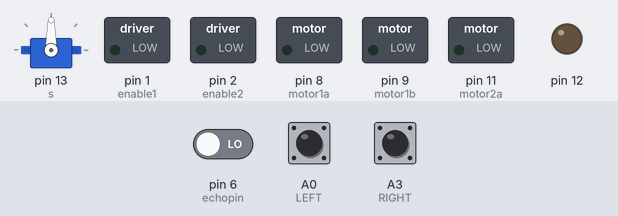
Bench run of a sketch on a simulated Arduino Uno, built with avr-gcc and run on an emulated ATmega328P. On the bench: servo, switched loads named in the sketch (green lamp = pin HIGH), output pins drawn as LEDs (lit = HIGH). Inputs (shaded band) come from the test bench; at power-on: A0 (LEFT) HIGH, A3 (RIGHT) HIGH, pin 6 (echopin) LOW. Pins used as bus, display or sensor lines are not drawn.

Above: at 6.6 s.
6.7 s: A0 (LEFT) pulled LOW for 1 s
At 9.6 s:
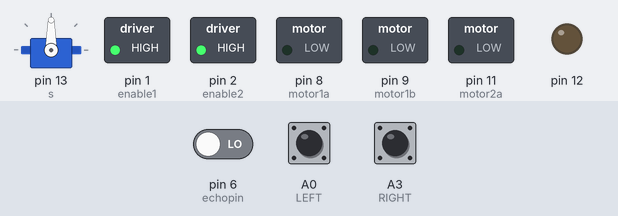
10.0 s: A3 (RIGHT) pulled LOW for 1 s
At 10.8 s:
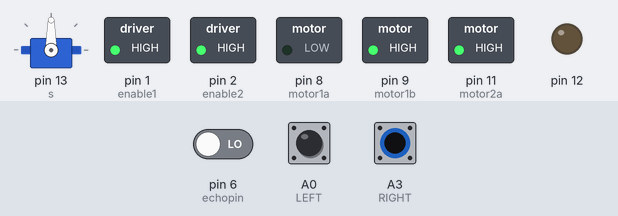
13.0 s: A3 (RIGHT) pulled LOW for 3.2 s
At 17.8 s:
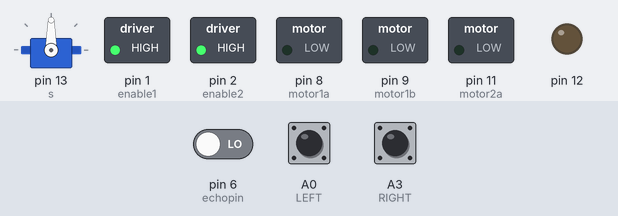
18.1 s: A0 (LEFT) pulled LOW for 3.2 s
At 19.1 s:
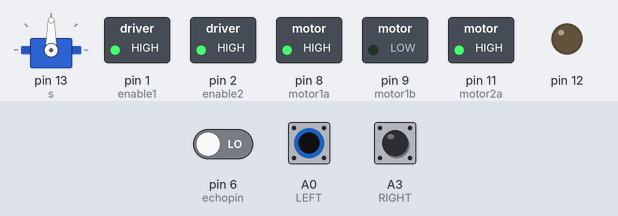
Timing chart, 0 to 23.3 s (numbered marks = the images above; inputs shaded):
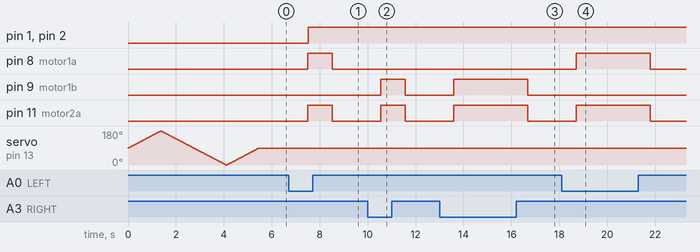

Measured:
- after the input at 6.7 s, pin 1 (enable1), pin 2 (enable2): LOW → HIGH after 0.81 s; pin 8 (motor1a), pin 11 (motor2a): LOW → HIGH after 0.80 s, → LOW 1.0 s later
- after the input at 10.0 s, pin 9 (motor1b), pin 11 (motor2a): LOW → HIGH after 0.55 s, → LOW 1.0 s later
- after the input at 13.0 s, pin 9 (motor1b), pin 11 (motor2a): LOW → HIGH after 0.60 s, → LOW 3.1 s later
- after the input at 18.1 s, pin 8 (motor1a), pin 11 (motor2a): LOW → HIGH after 0.61 s, → LOW 3.1 s later

The sketch:

own_robot_mix_all_three.ino
```cpp
#include<Servo.h>
Servo s;
int pos=0;
#define enable1 1
#define enable2 2

int Motor1speed=128;
int Motor2speed=128;

int motor1a=8;
int motor1b=9;
int motor2b=10;
int motor2a=11;

int trigpin=7;
int echopin=6;

long duration;
int distance;

#define LEFT A0
#define RIGHT A3
void setup() {
  // put your setup code here, to run once:
s.attach(13);
for(pos=90;pos<=180;pos++)
{
  s.write(pos);
  delay(15);
}
for(pos=180;pos>=0;pos--)
{
  s.write(pos);
  delay(15);
}
for(pos=0;pos<=90;pos++)
{
  s.write(pos);
  delay(15);
}
pinMode(enable1,OUTPUT);
pinMode(enable2,OUTPUT);

pinMode(8,OUTPUT);
pinMode(9,OUTPUT);
pinMode(11,OUTPUT);
pinMode(12,OUTPUT);
pinMode(7,OUTPUT);//trigpin
pinMode(6,INPUT);//echopin

pinMode(RIGHT,INPUT);//ir sensor
pinMode(LEFT,INPUT);

//Serial.begin(9600);//for serial communication
}

void loop() {
  // put your main code here, to run repeatedly:
//we will declare which pin goes when hight and low
digitalWrite(trigpin,LOW);
delay(2);
digitalWrite(trigpin,HIGH);
delay(10);
digitalWrite(trigpin,LOW);

duration = pulseIn(echopin,HIGH);//this reads the pin which high or low
distance = (duration*0.034/2);

int Rightval=digitalRead(RIGHT);
int Leftval=digitalRead(LEFT);

//for forward
if((Rightval == 0) && (Leftval==0) &&(distance>=0 && distance<=30))//distance in cm
{
digitalWrite(motor1a,HIGH);
digitalWrite(motor1b,LOW);
digitalWrite(motor2a,HIGH);
digitalWrite(motor2b,LOW);//for fast turn

analogWrite(enable1,Motor1speed);
analogWrite(enable2,Motor2speed);
//delay(2000);
}
// detects object at right so gives low signal that is 0
else if((Rightval==0) && (Leftval==1))
{
digitalWrite(motor1a,LOW);
digitalWrite(motor1b,HIGH);
digitalWrite(motor2a,HIGH);
digitalWrite(motor2b,LOW);//for fast turn//
delay(15);
analogWrite(enable1,Motor1speed);
analogWrite(enable2,Motor2speed);
//delay(2000);
}
// detects object at left so gives low signal that is 0
else if((Rightval==1) && (Leftval==0))
{
digitalWrite(motor1a,HIGH);
digitalWrite(motor1b,LOW);
digitalWrite(motor2a,HIGH);//
digitalWrite(motor2b,HIGH);
delay(15);

analogWrite(enable1,Motor1speed);
analogWrite(enable2,Motor2speed);
//delay(2000);
}
//stop
else if((Rightval==1) && (Leftval==1))
{
digitalWrite(motor1a,LOW);
digitalWrite(motor1b,LOW);
digitalWrite(motor2a,LOW);
digitalWrite(motor2b,LOW);
//`delay(2000);
}
/*else if(distance>1 && distance<=5)//safety so that robot dont hit the object
{
digitalWrite(motor1a,LOW);
digitalWrite(motor1b,LOW);
digitalWrite(motor2a,LOW);
digitalWrite(motor2b,LOW);
}*/
}
```
